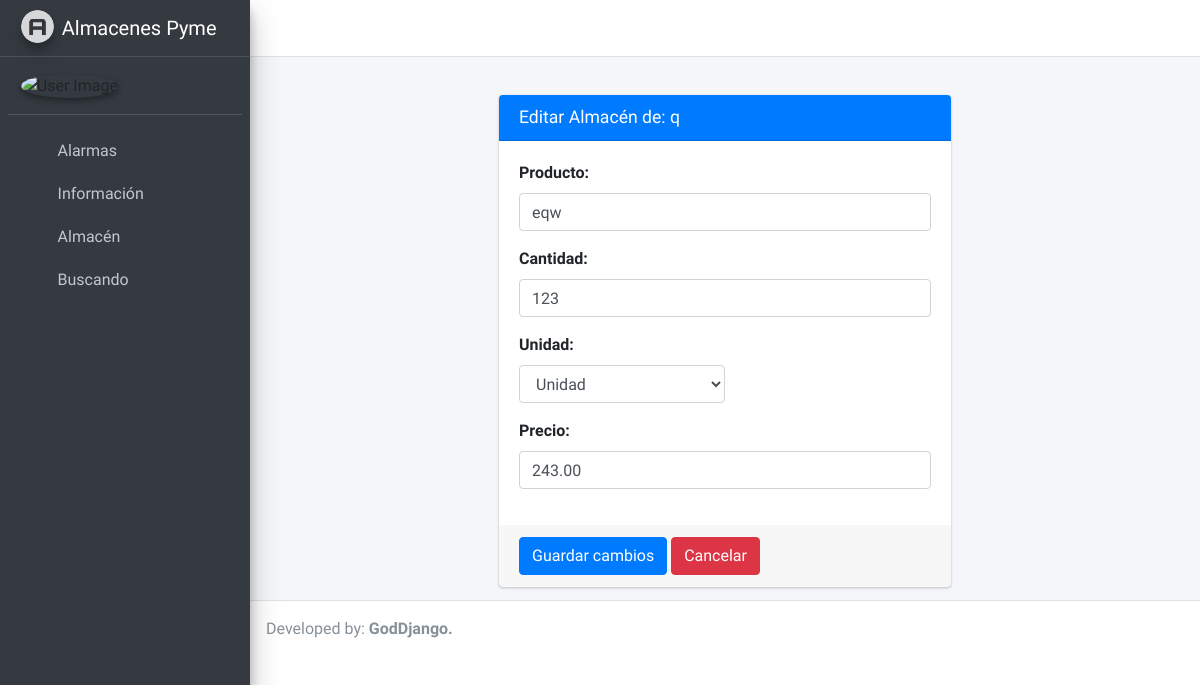
Page /root/almacen/edit/4/1 on the committed database.
### apps/APyme/models.py (models this page shows, shortened)
class User(AbstractUser):
    email = models.EmailField('dirección de correo', unique=True)
    USERNAME_FIELD = 'email'
    REQUIRED_FIELDS = ['username']
    def __str__(self):
        return self.username

class Almacen(models.Model):
    user = models.ForeignKey(User, on_delete=models.CASCADE, related_name='usuario_almacen')
    producto = models.CharField(max_length=100, verbose_name='producto', validators=[RegexValidator(
        regex=r'^[a-zA-Z]+$',
        message='El nombre del producto debe contener solo letras'
    )])
    cantidad = models.PositiveIntegerField(verbose_name='cantidad')
    unidad = models.CharField(max_length=100, verbose_name='unidad')
    precio = models.DecimalField(verbose_name='precio', max_digits=8, decimal_places=2)
    updated_at = models.DateTimeField(auto_now=True)

### apps/APyme/views.py (the view)
# urls.py: path('root/almacen/edit/<int:pk>/<int:user>', EditAlmacenRoot, name='EditAlmacenRoot'),
def EditAlmacenRoot(request, pk, user):
    alm = get_object_or_404(Almacen, pk=pk)
    if request.method == 'POST':
        form = AlmacenFormRoot(instance=alm, data=request.POST)
        if form.is_valid():
            form.instance.user_id = user
            form.save()
            return HttpResponseRedirect(reverse('DetailsRoot', kwargs={'pk': user}))
    return render(request, 'Root/createProductoRoot.html', {
        'almacen': alm,
        'form': AlmacenFormRoot(instance=alm),
        'empresa': User.objects.get(id=user),
        'header': 'Editar Almacén de:',
        'boton': 'Guardar cambios',
        'unidades': Unidad.objects.all(),
        'success_url': reverse('DetailsRoot', kwargs={'pk': user}),
    })

### apps/APyme/forms.py
class AlmacenFormRoot(ModelForm):
    producto = CharField(max_length=100,
                         required=True,
                         widget=TextInput(
                             attrs={'class': 'form-control', 'placeholder': 'Entre el nombre de producto'}))
    cantidad = IntegerField(max_value=99999, required=True,
                            widget=NumberInput(attrs={'class': 'form-control', 'placeholder': 'Entre la cantidad'}))
    precio = DecimalField(required=True,
                          widget=NumberInput(attrs={'class': 'form-control', 'placeholder': 'Entre el precio'}))
    class Meta:
        model = Almacen
        fields = ['producto', 'precio', 'cantidad', 'unidad']

### apps/APyme/context_processors.py (called while the page is built)
def ctx_dict(request):
    if request.user.is_authenticated:
        return {
            'buscandosC': Buscando.objects.filter(user=get_current_user()),
            'almacenesC': Almacen.objects.filter(user=get_current_user()),
            'alarmasC': Alarmas.objects.filter(user2=get_current_user()),
            'empresasC': User.objects.exclude(is_superuser=True),
        }
    else:
        return {
            'buscandos': None,
            'almacenes': None,
            'alarmas': None,
        }

### apps/APyme/models.py (called while the page is built)
    def __str__(self):
        return self.unidad

### apps/APyme/templates/Root/createProductoRoot.html (shortened to what this page needs)
{% extends 'base.html' %}
{% block content %}
    <div class="col-md-6 container">
        <div class="card card-primary">
            <div class="card-header">
                <h3 class="card-title">{{ header }} {{ empresa }}</h3>
            </div>
            <form method="post" action="">
                <div class="card-body">
                    <div class="form-group">
                        <label for="exampleInputPassword1">{{ form.producto.label }}:</label>
                        {{ form.producto }}
                    </div>
                    <div class="form-group">
                        <label for="exampleInputPassword1">{{ form.cantidad.label }}:</label>
                        {{ form.cantidad }}
                    </div>
                    <div class="form-group">
                        <label for="exampleInputPassword1">{{ form.unidad.label }}:</label>
                        <select class="w-50 form-control" name="unidad">
                            {% for u in unidades %}
                                <option>{{ u }}</option>
                            {% endfor %}
                        </select>
                    </div>
                    <div class="form-group">
                        <label for="exampleInputPassword1">{{ form.precio.label }}:</label>
                        {{ form.precio }}
                    </div>
                </div>
                <div class="card-footer">
                    <button type="submit" class="btn btn-primary">{{ boton }}</button>
                    <a href="{{ success_url }}" type="submit" class="btn btn-danger">Cancelar</a>
                </div>
            </form>
        </div>
    </div>
{% endblock %}

### rows in the picture
User: username "q"
Almacen: producto "eqw", cantidad "123", precio "243.00"

### other values in the picture
{{ header }} "Editar Almacén de:"
{{ boton }} "Guardar cambios"
form field unidad "Unidad"
